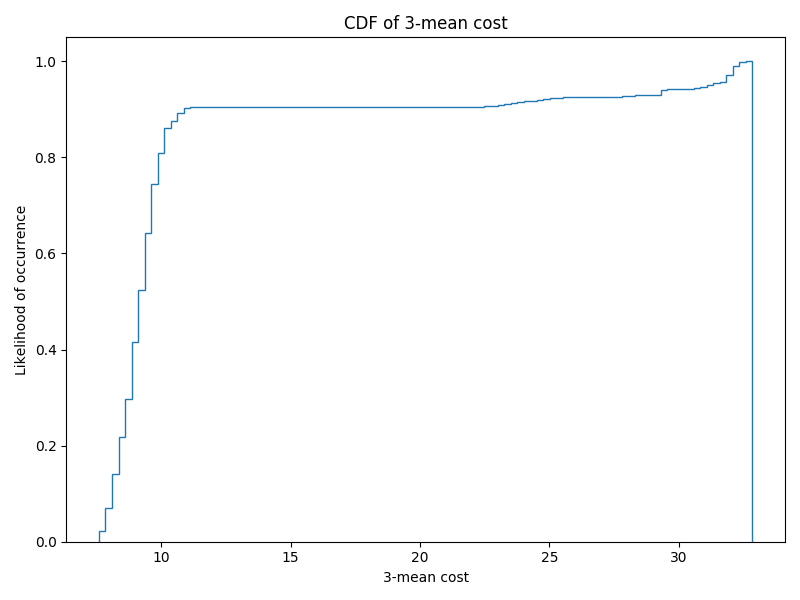

The script that drew this image:

import numpy as np
import matplotlib.pyplot as plt

file = open("C2.txt","r")
lines = file.readlines()
data = []

for line in lines:
    data.append([float(line.split()[1]),float(line.split()[2])])
data = np.array(data)



centerCost = np.zeros(1000)
meanCost = np.zeros(1000)
allCenters = []
Gonzalez_phi = np.loadtxt("GoneIndex.txt")
Gindex1 = np.where(Gonzalez_phi == 0)
Gindex2 = np.where(Gonzalez_phi == 1)
Gindex3 = np.where(Gonzalez_phi == 2)
Gindex_sum = set([np.sum(Gindex1), np.sum(Gindex2), np.sum(Gindex3)])

count = 0
for iter in range(1000):
    #x = np.random.randint(len(data))

    centers = [data[0]]

    i = 0
    phi = np.zeros(len(data))
    #index_set = set([1])


    while i < 2:
        #max_dist = 0
        prob_distribution = []
        for j in range(len(data)):
            x = int(phi[j])
            #print(centers[x][0])
            dist = (centers[x][0]-data[j][0])**2+(centers[x][1]-data[j][1])**2
            prob_distribution.append(dist)

        prob_distribution = np.array(prob_distribution) / np.sum(prob_distribution)
        centers.append(data[np.random.choice(range(len(data)), p=prob_distribution)])
        i += 1

        for k in range(len(data)):
            x = int(phi[k])
            dist_x = np.sqrt((centers[x][0] - data[k][0]) ** 2 + (centers[x][1] - data[k][1]) ** 2)
            dist_i = np.sqrt((centers[i][0] - data[k][0]) ** 2 + (centers[i][1] - data[k][1]) ** 2)
            if (dist_x > dist_i):
                phi[k] = i
    #print(centers)
    clusters = [[],[],[]]
    center_cost = 0
    mean_cost = 0
    for i in range(len(data)):
        x = int(phi[i])
        clusters[x].append(data[i])
        dist = np.sqrt((centers[x][0] - data[i][0]) ** 2 + (centers[x][1] - data[i][1]) ** 2)
        mean_cost += dist**2/len(data)
        if dist > center_cost:
            center_cost = dist

    mean_cost = np.sqrt(mean_cost)

    centerCost[iter] = center_cost
    meanCost[iter] = mean_cost
    #print(phi)
    #if np.sum(phi) == np.sum(Gonzalez_phi):
    index1 = np.where(phi == 0)
    index2 = np.where(phi == 1)
    index3 = np.where(phi == 2)
    index_sum = set([np.sum(index1), np.sum(index2), np.sum(index3)])
    #print(index_sum)
    if index_sum == Gindex_sum:
        #print(index_sum,Gindex_sum)
        #print(phi)
        count += 1

print("The standard deviation of center cost: "+ str(np.std(centerCost)))
print("The standard deviation of mean cost: " + str(np.std(meanCost)))
print("The fraction of subsets similar to Gonzalez: "+str(count/len(meanCost)))
#print(len(meanCost))
fig, ax = plt.subplots(figsize=(8, 6))
n, bins, patches = ax.hist(meanCost, 100, density=True, histtype='step', cumulative=True)

ax.set_title('CDF of 3-mean cost')
ax.set_xlabel('3-mean cost')
ax.set_ylabel('Likelihood of occurrence')

plt.show()

#colors = ["red", "green", "blue"]
